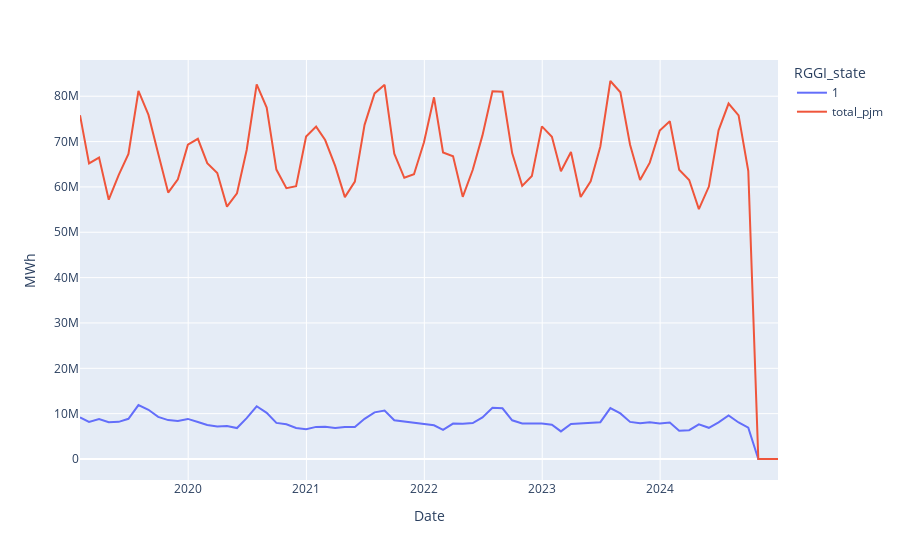

The cell this chart's notebook holds for it:
### Code cell
px.line(summary[[1,'total_pjm']],labels={'value':'MWh'})
